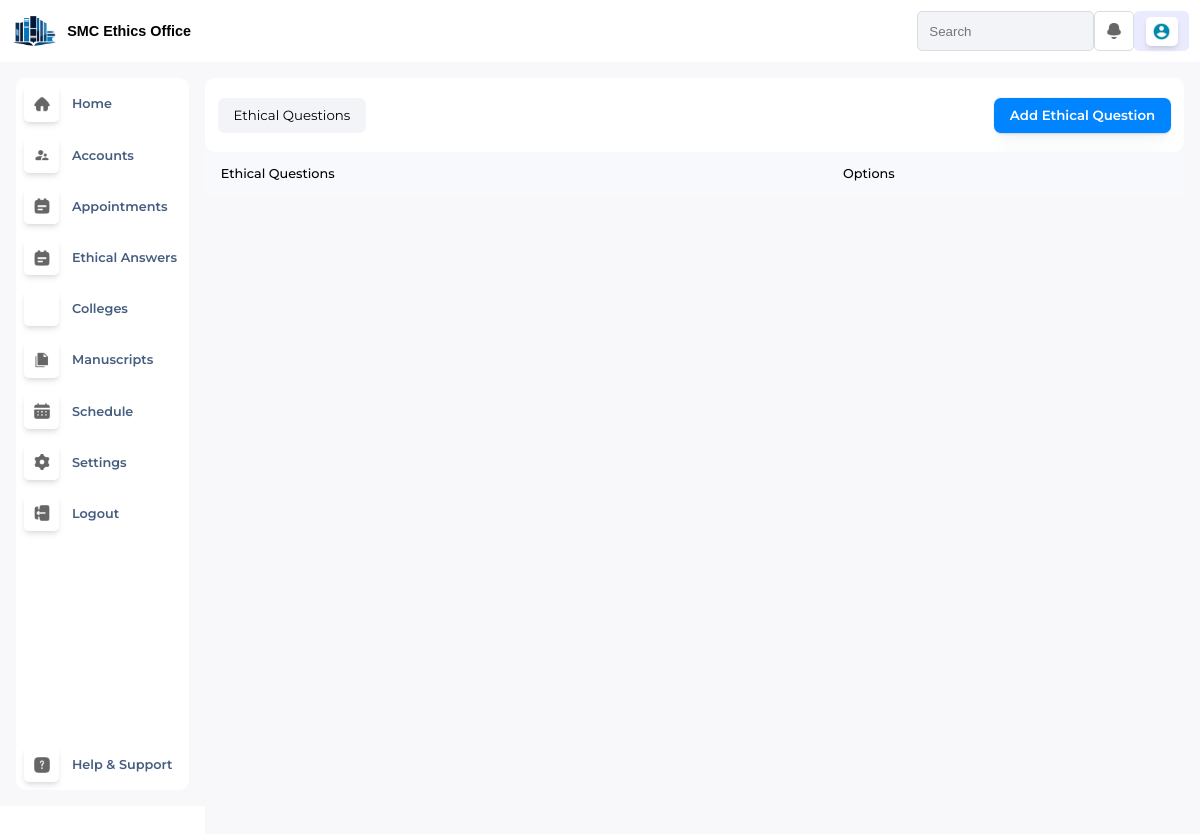
Before: /adminEthicalRiskQuestions/ with the older database file.
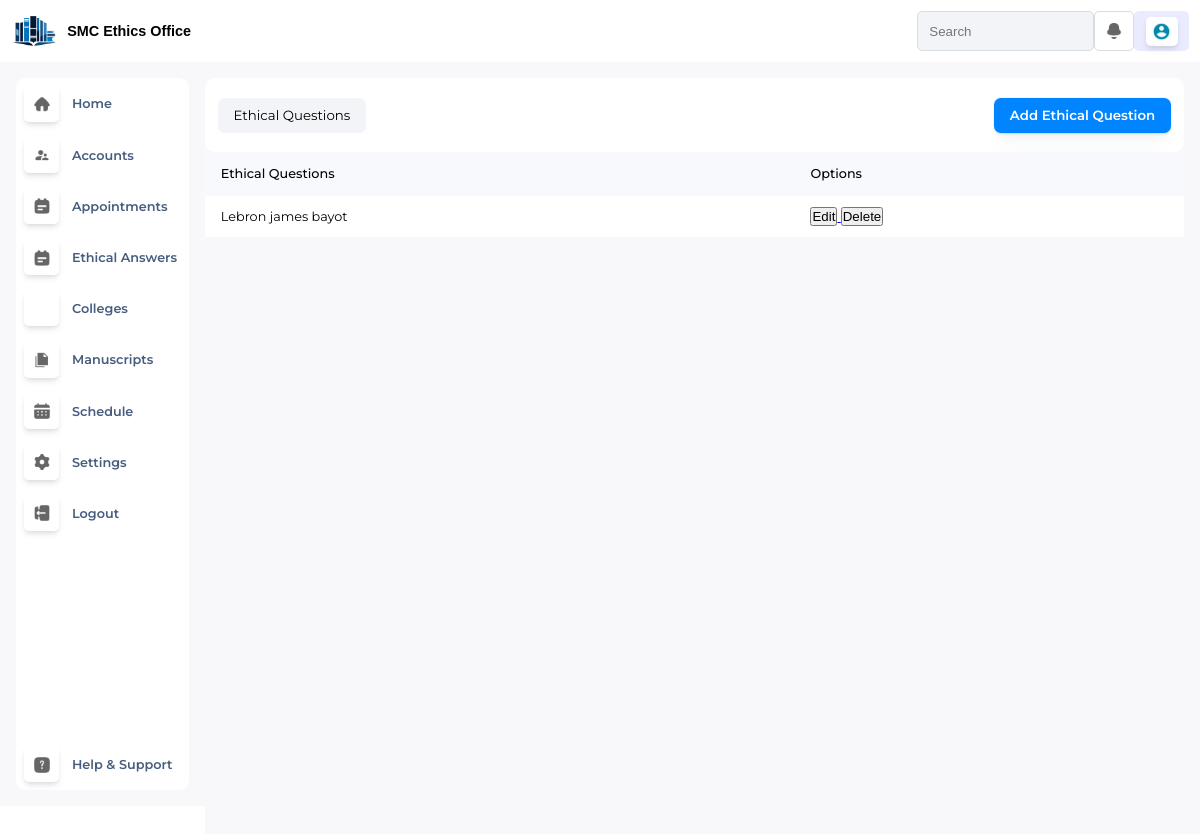
After: the same page with the newer database file.
### EthicsApp/views/models.py (models this page shows, shortened)
class EthicalRiskQuestions(models.Model):
    ethicalQuestions = models.CharField(max_length=350, null=True)

### EthicsApp/views/adminDashboard.py (the view)
# urls.py: re_path(r'^adminEthicalRiskQuestions/$', views.adminEthicalRiskQuestions, name='adminEthicalRiskQuestions'),
def adminEthicalRiskQuestions(request):
    profile_picture = request.session.get('profile_picture', None)
    account_type = request.session.get('account_type', None)
    ethicalRiskQuestions_data = [
        {
            'id': question.id,  # Include the ID here
            'ethicalQuestions': question.ethicalQuestions,
        }
        for question in EthicalRiskQuestions.objects.all()
    ]
    context = {
        'profile_picture': profile_picture,
        'account_type': account_type,
        'ethicalRiskQuestions': ethicalRiskQuestions_data,
    }
    return render(request, 'admin/adminEthicalQuestions.html', context)

### EthicsApp/templates/admin/adminEthicalQuestions.html (shortened to what this page needs)
{% extends "master.html" %}
{% load static %}
{% block css %}
<link rel="stylesheet" href="{% static './css/adminDashboard.css' %}">
<link rel="stylesheet" href="{% static './css/adminEthicalRiskQuestions.css' %}">
<link rel="stylesheet" href="https://cdnjs.cloudflare.com/ajax/libs/font-awesome/6.6.0/css/all.min.css"
 />
{% endblock %}
{% block content %}
<div class="MainContainer">
  {% include './adminTopNav.html' %}
  <div class="MC-Bottom">
      {% include './adminNav.html' %}
      <div id="College-Content">
          <div class="CC-Top">
              <div class="CCT-Left">
                  <button id="ListOfEthicalAnswers">Ethical Questions</button>
              </div>
              <div class="CCT-Right">
                  <button id="AddEthicalRiskQuestions-btn">Add Ethical Question</button>
              </div>
          </div>
          <div id="StudentAcc-Area">
              <table>
                  <tr>
                      <th>Ethical Questions</th>
                      <th>Options</th>
                  </tr>
                  {% for x in ethicalRiskQuestions %}
                  <tr>
                      <td>{{ x.ethicalQuestions }}</td>
                      <td>
                          <a href="{% url 'adminEditEthicalRiskQuestions' x.id %}">
                              <button type="button">Edit</button>
                          </a>
                          <a href="{% url 'adminDeleteEthicalRiskQuestions' x.id %}" onclick="return confirm('Are you sure you want to delete this question?');">
                              <button type="button">Delete</button>
                          </a>
                      </td>
                  </tr>
                  {% endfor %}
              </table>
          </div>
      </div>
  </div>
</div>
{% endblock %}

Changed rows visible on the page:
added EthicalRiskQuestions: ethicalQuestions "Lebron james bayot"
Other visible differences:
new list line: "Edit Delete"
